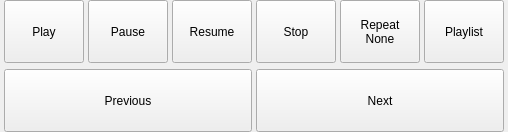
<?xml version="1.0" encoding="UTF-8"?>
<ui version="4.0">
 <class>ControlWindow</class>
 <widget class="QDialog" name="ControlWindow">
  <property name="geometry">
   <rect>
    <x>0</x>
    <y>0</y>
    <width>433</width>
    <height>132</height>
   </rect>
  </property>
  <property name="windowTitle">
   <string>Player Test Window</string>
  </property>
  <layout class="QGridLayout" name="gridLayout" rowstretch="0,0">
   <property name="leftMargin">
    <number>4</number>
   </property>
   <property name="topMargin">
    <number>0</number>
   </property>
   <property name="rightMargin">
    <number>4</number>
   </property>
   <property name="bottomMargin">
    <number>0</number>
   </property>
   <property name="horizontalSpacing">
    <number>4</number>
   </property>
   <property name="verticalSpacing">
    <number>6</number>
   </property>
   <item row="0" column="3">
    <widget class="QPushButton" name="stopButton">
     <property name="sizePolicy">
      <sizepolicy hsizetype="Expanding" vsizetype="Expanding">
       <horstretch>0</horstretch>
       <verstretch>0</verstretch>
      </sizepolicy>
     </property>
     <property name="text">
      <string>Stop</string>
     </property>
     <property name="autoDefault">
      <bool>false</bool>
     </property>
    </widget>
   </item>
   <item row="0" column="2">
    <widget class="QPushButton" name="resumeButton">
     <property name="sizePolicy">
      <sizepolicy hsizetype="Expanding" vsizetype="Expanding">
       <horstretch>0</horstretch>
       <verstretch>0</verstretch>
      </sizepolicy>
     </property>
     <property name="text">
      <string>Resume</string>
     </property>
     <property name="autoDefault">
      <bool>false</bool>
     </property>
    </widget>
   </item>
   <item row="0" column="0">
    <widget class="QPushButton" name="playButton">
     <property name="sizePolicy">
      <sizepolicy hsizetype="Expanding" vsizetype="Expanding">
       <horstretch>0</horstretch>
       <verstretch>0</verstretch>
      </sizepolicy>
     </property>
     <property name="text">
      <string>Play</string>
     </property>
     <property name="autoDefault">
      <bool>false</bool>
     </property>
    </widget>
   </item>
   <item row="0" column="1">
    <widget class="QPushButton" name="pauseButton">
     <property name="sizePolicy">
      <sizepolicy hsizetype="Expanding" vsizetype="Expanding">
       <horstretch>0</horstretch>
       <verstretch>0</verstretch>
      </sizepolicy>
     </property>
     <property name="text">
      <string>Pause</string>
     </property>
     <property name="autoDefault">
      <bool>false</bool>
     </property>
    </widget>
   </item>
   <item row="0" column="4">
    <widget class="QPushButton" name="repeatButton">
     <property name="sizePolicy">
      <sizepolicy hsizetype="Expanding" vsizetype="Expanding">
       <horstretch>0</horstretch>
       <verstretch>0</verstretch>
      </sizepolicy>
     </property>
     <property name="text">
      <string>Repeat
None</string>
     </property>
     <property name="autoDefault">
      <bool>false</bool>
     </property>
    </widget>
   </item>
   <item row="0" column="5">
    <widget class="QPushButton" name="playlistButton">
     <property name="sizePolicy">
      <sizepolicy hsizetype="Expanding" vsizetype="Expanding">
       <horstretch>0</horstretch>
       <verstretch>0</verstretch>
      </sizepolicy>
     </property>
     <property name="text">
      <string>Playlist</string>
     </property>
     <property name="checkable">
      <bool>true</bool>
     </property>
     <property name="autoDefault">
      <bool>false</bool>
     </property>
    </widget>
   </item>
   <item row="1" column="0" colspan="3">
    <widget class="QPushButton" name="previousButton">
     <property name="sizePolicy">
      <sizepolicy hsizetype="Expanding" vsizetype="Expanding">
       <horstretch>0</horstretch>
       <verstretch>0</verstretch>
      </sizepolicy>
     </property>
     <property name="text">
      <string>Previous</string>
     </property>
     <property name="autoDefault">
      <bool>false</bool>
     </property>
    </widget>
   </item>
   <item row="1" column="3" colspan="3">
    <widget class="QPushButton" name="nextButton">
     <property name="sizePolicy">
      <sizepolicy hsizetype="Expanding" vsizetype="Expanding">
       <horstretch>0</horstretch>
       <verstretch>0</verstretch>
      </sizepolicy>
     </property>
     <property name="text">
      <string>Next</string>
     </property>
     <property name="autoDefault">
      <bool>false</bool>
     </property>
    </widget>
   </item>
  </layout>
 </widget>
 <resources/>
 <connections/>
</ui>
